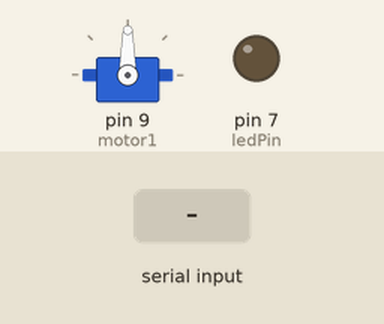
Simulated run of this sketch. Board: Arduino Uno, built with avr-gcc and run on an emulated ATmega328P. Parts: servo, output pins drawn as LEDs (lit = HIGH). The inputs (shaded band) are chosen by the test bench.

Above: at 1.2 s.
1.3 s: "90,45\n" received over Serial
At 2.9 s:
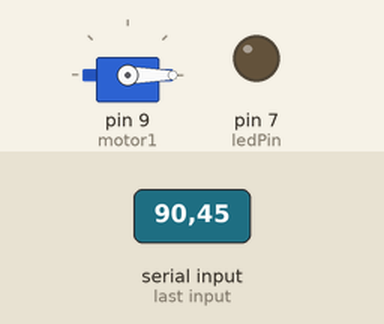
3.8 s: "30,150\n" received over Serial
At 4.1 s:
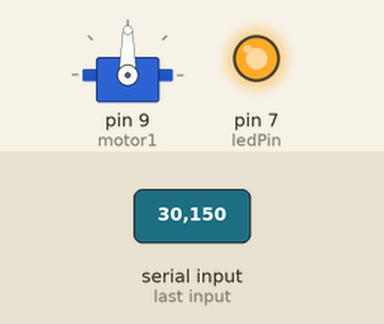
Timing chart, 0 to 6.8 s (numbered marks = the images above; inputs shaded):
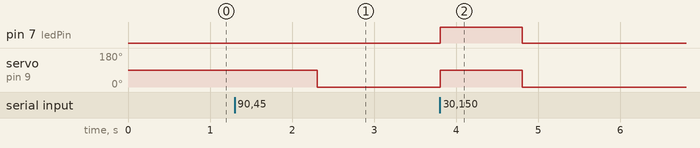

The sketch:

arduino.chocolate.ino
```cpp
#include <Servo.h>
Servo motor1;
int ledPin = 7;

void setup() {
  Serial.begin(9600);  //python tarafında hız aynı olacak
  pinMode(ledPin, OUTPUT);
  motor1.attach(9);
}

void loop() {
  if (Serial.available()) {
    int count = Serial.parseInt();

    if (count >= 0 && count <= 14) {
      digitalWrite(ledPin, LOW);
      motor1.write(0);
      }
    else if (count >= 15 && count <= 30) {
      digitalWrite(ledPin, HIGH);
      motor1.write(0);
      }
       else if (count >= 31 && count <= 45) {
      digitalWrite(ledPin, LOW);
      motor1.write(90);
      }
     else if (count >= 46) {
      digitalWrite(ledPin, HIGH);
      motor1.write(90);
    }
  }
}
```

Measured:
- after the input at 1.3 s, servo on pin 9 (motor1): 90° → 0° after 1.0 s
- after the input at 3.8 s, pin 7 (ledPin): LOW → HIGH at once, → LOW 1.0 s later; servo on pin 9 (motor1): 0° → 90° at once, → 0° 1.0 s later
